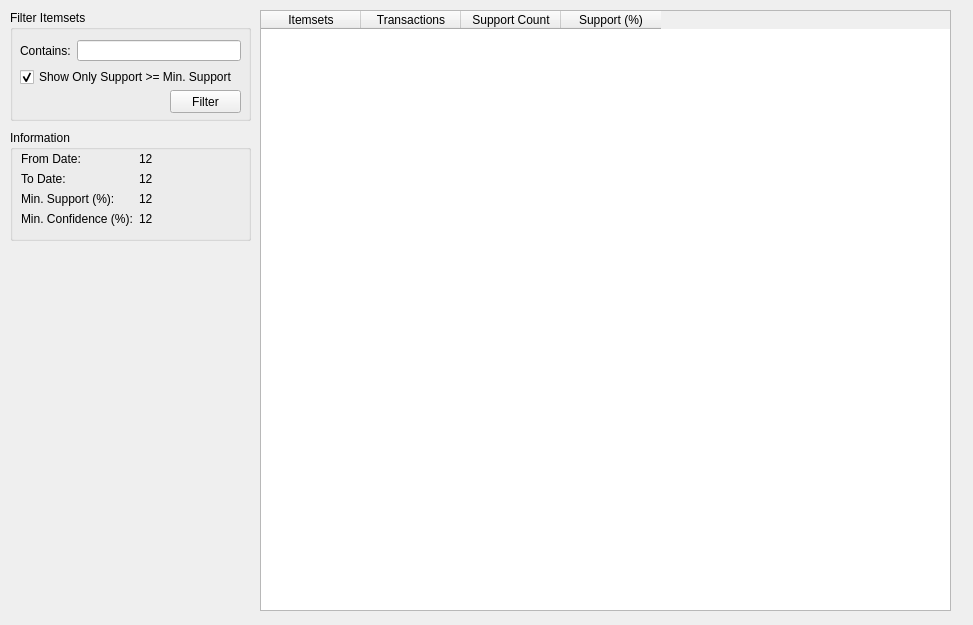
<?xml version="1.0" encoding="UTF-8"?>
<ui version="4.0">
 <class>FreqItemset</class>
 <widget class="QWidget" name="FreqItemset">
  <property name="geometry">
   <rect>
    <x>0</x>
    <y>0</y>
    <width>973</width>
    <height>625</height>
   </rect>
  </property>
  <property name="windowTitle">
   <string>Freq. Itemsets</string>
  </property>
  <widget class="QGroupBox" name="groupBox_8">
   <property name="geometry">
    <rect>
     <x>10</x>
     <y>130</y>
     <width>241</width>
     <height>111</height>
    </rect>
   </property>
   <property name="title">
    <string>Information</string>
   </property>
   <widget class="QWidget" name="layoutWidget">
    <property name="geometry">
     <rect>
      <x>11</x>
      <y>22</y>
      <width>201</width>
      <height>74</height>
     </rect>
    </property>
    <layout class="QHBoxLayout" name="horizontalLayout_2">
     <item>
      <layout class="QVBoxLayout" name="verticalLayout_4">
       <item>
        <widget class="QLabel" name="label_3">
         <property name="text">
          <string>From Date:</string>
         </property>
        </widget>
       </item>
       <item>
        <widget class="QLabel" name="label_4">
         <property name="text">
          <string>To Date:</string>
         </property>
        </widget>
       </item>
       <item>
        <widget class="QLabel" name="lblMinSupportFilter_2">
         <property name="text">
          <string>Min. Support (%):</string>
         </property>
        </widget>
       </item>
       <item>
        <widget class="QLabel" name="lblMinSupportFilter_3">
         <property name="text">
          <string>Min. Confidence (%):</string>
         </property>
        </widget>
       </item>
      </layout>
     </item>
     <item>
      <layout class="QVBoxLayout" name="verticalLayout_5">
       <item>
        <widget class="QLabel" name="lblFomDateFilter">
         <property name="text">
          <string>12</string>
         </property>
        </widget>
       </item>
       <item>
        <widget class="QLabel" name="lblToDateFilter">
         <property name="text">
          <string>12</string>
         </property>
        </widget>
       </item>
       <item>
        <widget class="QLabel" name="lblMinSupportFilter">
         <property name="text">
          <string>12</string>
         </property>
        </widget>
       </item>
       <item>
        <widget class="QLabel" name="lblMinConfFilter">
         <property name="text">
          <string>12</string>
         </property>
        </widget>
       </item>
      </layout>
     </item>
    </layout>
   </widget>
  </widget>
  <widget class="QGroupBox" name="groupBox_5">
   <property name="geometry">
    <rect>
     <x>10</x>
     <y>10</y>
     <width>241</width>
     <height>111</height>
    </rect>
   </property>
   <property name="title">
    <string>Filter Itemsets</string>
   </property>
   <widget class="QPushButton" name="btnFilterItemset">
    <property name="geometry">
     <rect>
      <x>160</x>
      <y>80</y>
      <width>71</width>
      <height>23</height>
     </rect>
    </property>
    <property name="text">
     <string>Filter</string>
    </property>
   </widget>
   <widget class="QWidget" name="layoutWidget_2">
    <property name="geometry">
     <rect>
      <x>10</x>
      <y>30</y>
      <width>221</width>
      <height>47</height>
     </rect>
    </property>
    <layout class="QVBoxLayout" name="verticalLayout_3">
     <item>
      <layout class="QHBoxLayout" name="horizontalLayout_3">
       <item>
        <widget class="QLabel" name="label_6">
         <property name="text">
          <string>Contains:</string>
         </property>
        </widget>
       </item>
       <item>
        <widget class="QLineEdit" name="txtFilterContains"/>
       </item>
      </layout>
     </item>
     <item>
      <widget class="QCheckBox" name="chkShow">
       <property name="text">
        <string>Show Only Support &gt;= Min. Support</string>
       </property>
       <property name="checked">
        <bool>true</bool>
       </property>
      </widget>
     </item>
    </layout>
   </widget>
  </widget>
  <widget class="QTableWidget" name="itemsetTableWidget">
   <property name="geometry">
    <rect>
     <x>260</x>
     <y>10</y>
     <width>691</width>
     <height>601</height>
    </rect>
   </property>
   <column>
    <property name="text">
     <string>Itemsets</string>
    </property>
   </column>
   <column>
    <property name="text">
     <string>Transactions</string>
    </property>
   </column>
   <column>
    <property name="text">
     <string>Support Count</string>
    </property>
   </column>
   <column>
    <property name="text">
     <string>Support (%)</string>
    </property>
   </column>
  </widget>
 </widget>
 <resources/>
 <connections/>
</ui>
